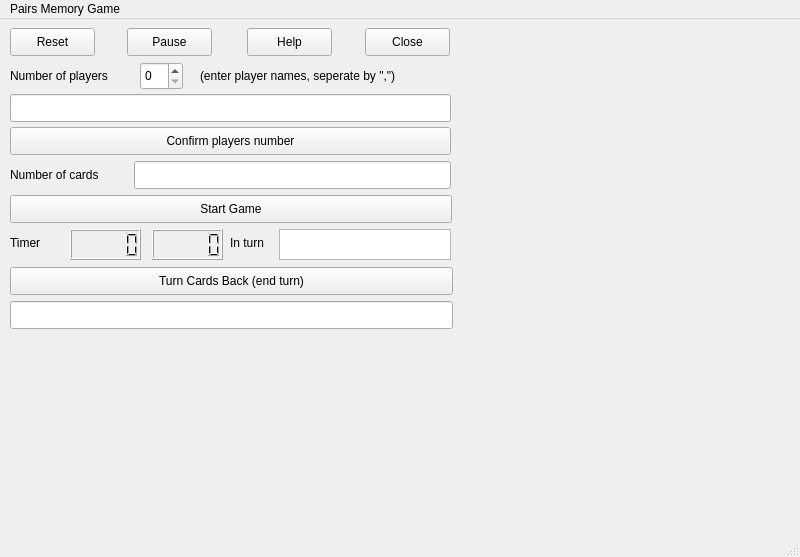
<?xml version="1.0" encoding="UTF-8"?>
<ui version="4.0">
 <class>MainWindow</class>
 <widget class="QMainWindow" name="MainWindow">
  <property name="geometry">
   <rect>
    <x>0</x>
    <y>0</y>
    <width>800</width>
    <height>557</height>
   </rect>
  </property>
  <property name="windowTitle">
   <string>MainWindow</string>
  </property>
  <widget class="QWidget" name="centralwidget">
   <widget class="QLabel" name="numberOfPlayers">
    <property name="geometry">
     <rect>
      <x>10</x>
      <y>43</y>
      <width>122</width>
      <height>28</height>
     </rect>
    </property>
    <property name="text">
     <string>Number of players</string>
    </property>
   </widget>
   <widget class="QTextBrowser" name="inTurn">
    <property name="enabled">
     <bool>true</bool>
    </property>
    <property name="geometry">
     <rect>
      <x>279</x>
      <y>210</y>
      <width>172</width>
      <height>31</height>
     </rect>
    </property>
   </widget>
   <widget class="QPushButton" name="resetButton">
    <property name="geometry">
     <rect>
      <x>10</x>
      <y>9</y>
      <width>85</width>
      <height>28</height>
     </rect>
    </property>
    <property name="text">
     <string>Reset</string>
    </property>
   </widget>
   <widget class="QPushButton" name="startGameButton">
    <property name="geometry">
     <rect>
      <x>10</x>
      <y>176</y>
      <width>442</width>
      <height>28</height>
     </rect>
    </property>
    <property name="text">
     <string>Start Game</string>
    </property>
   </widget>
   <widget class="QPushButton" name="closeButton">
    <property name="geometry">
     <rect>
      <x>365</x>
      <y>9</y>
      <width>85</width>
      <height>28</height>
     </rect>
    </property>
    <property name="text">
     <string>Close</string>
    </property>
   </widget>
   <widget class="QLabel" name="inTurnLabel">
    <property name="geometry">
     <rect>
      <x>230</x>
      <y>210</y>
      <width>43</width>
      <height>28</height>
     </rect>
    </property>
    <property name="text">
     <string>In turn</string>
    </property>
   </widget>
   <widget class="QPushButton" name="turnCardButton">
    <property name="geometry">
     <rect>
      <x>10</x>
      <y>248</y>
      <width>443</width>
      <height>28</height>
     </rect>
    </property>
    <property name="text">
     <string>Turn Cards Back (end turn)</string>
    </property>
   </widget>
   <widget class="QLCDNumber" name="lcdTimerSec">
    <property name="geometry">
     <rect>
      <x>152</x>
      <y>210</y>
      <width>71</width>
      <height>31</height>
     </rect>
    </property>
   </widget>
   <widget class="QLabel" name="timer">
    <property name="geometry">
     <rect>
      <x>10</x>
      <y>210</y>
      <width>92</width>
      <height>28</height>
     </rect>
    </property>
    <property name="text">
     <string>Timer</string>
    </property>
   </widget>
   <widget class="QLabel" name="cardNumLabel">
    <property name="geometry">
     <rect>
      <x>10</x>
      <y>142</y>
      <width>110</width>
      <height>28</height>
     </rect>
    </property>
    <property name="text">
     <string>Number of cards</string>
    </property>
   </widget>
   <widget class="QLineEdit" name="lineEditCardNum">
    <property name="geometry">
     <rect>
      <x>134</x>
      <y>142</y>
      <width>317</width>
      <height>28</height>
     </rect>
    </property>
   </widget>
   <widget class="QPushButton" name="playerNumConfirmButton">
    <property name="geometry">
     <rect>
      <x>10</x>
      <y>108</y>
      <width>441</width>
      <height>28</height>
     </rect>
    </property>
    <property name="text">
     <string>Confirm players number</string>
    </property>
   </widget>
   <widget class="QLCDNumber" name="lcdTimerMin">
    <property name="geometry">
     <rect>
      <x>70</x>
      <y>210</y>
      <width>71</width>
      <height>31</height>
     </rect>
    </property>
   </widget>
   <widget class="QSpinBox" name="spinBoxPlayerNum">
    <property name="geometry">
     <rect>
      <x>140</x>
      <y>43</y>
      <width>43</width>
      <height>28</height>
     </rect>
    </property>
   </widget>
   <widget class="QLabel" name="label">
    <property name="geometry">
     <rect>
      <x>200</x>
      <y>43</y>
      <width>251</width>
      <height>28</height>
     </rect>
    </property>
    <property name="text">
     <string>(enter player names, seperate by &quot;,&quot;)</string>
    </property>
   </widget>
   <widget class="QLineEdit" name="lineEditPlayerNames">
    <property name="geometry">
     <rect>
      <x>10</x>
      <y>75</y>
      <width>441</width>
      <height>28</height>
     </rect>
    </property>
   </widget>
   <widget class="QPushButton" name="pauseButton">
    <property name="geometry">
     <rect>
      <x>127</x>
      <y>9</y>
      <width>85</width>
      <height>28</height>
     </rect>
    </property>
    <property name="text">
     <string>Pause</string>
    </property>
   </widget>
   <widget class="QLineEdit" name="lineEditStatusBar">
    <property name="geometry">
     <rect>
      <x>10</x>
      <y>282</y>
      <width>443</width>
      <height>28</height>
     </rect>
    </property>
   </widget>
   <widget class="QPushButton" name="helpButton">
    <property name="geometry">
     <rect>
      <x>247</x>
      <y>9</y>
      <width>85</width>
      <height>28</height>
     </rect>
    </property>
    <property name="text">
     <string>Help</string>
    </property>
   </widget>
  </widget>
  <widget class="QMenuBar" name="menubar">
   <property name="geometry">
    <rect>
     <x>0</x>
     <y>0</y>
     <width>800</width>
     <height>25</height>
    </rect>
   </property>
   <widget class="QMenu" name="menuPairs_Memory_Game">
    <property name="title">
     <string>Pairs Memory Game</string>
    </property>
   </widget>
   <addaction name="menuPairs_Memory_Game"/>
  </widget>
  <widget class="QStatusBar" name="statusbar"/>
 </widget>
 <resources/>
 <connections>
  <connection>
   <sender>closeButton</sender>
   <signal>clicked()</signal>
   <receiver>MainWindow</receiver>
   <slot>close()</slot>
   <hints>
    <hint type="sourcelabel">
     <x>346</x>
     <y>47</y>
    </hint>
    <hint type="destinationlabel">
     <x>234</x>
     <y>282</y>
    </hint>
   </hints>
  </connection>
 </connections>
</ui>
